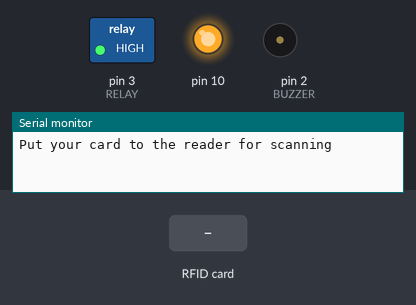
The sketch below on a simulated Arduino Uno, built with avr-gcc and run on an emulated ATmega328P. On the bench: switched loads named in the sketch (green lamp = pin HIGH), output pins drawn as LEDs (lit = HIGH), buzzer (waves = sounding), the last lines printed to the serial monitor. The test bench sets the inputs (shaded band). The board resets itself during the run and starts again.

Above: at 1.2 s.
1.3 s: RFID card E2 2F 3C 1B held to the reader
At 2.8 s:
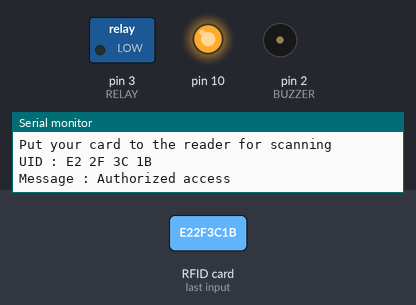
4.3 s: RFID card 5E 7A 19 C4 held to the reader
At 4.9 s:
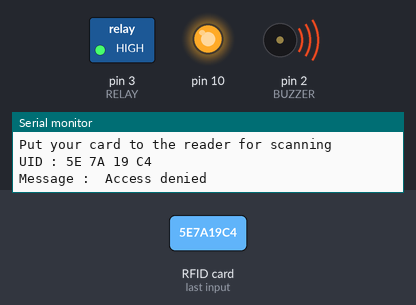
Timing chart, 0 to 7.3 s (numbered marks = the images above; inputs shaded):
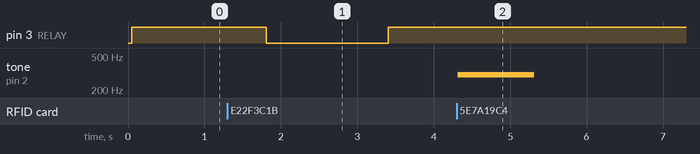

Measured:
- after the input at 1.3 s, pin 3 (RELAY): HIGH → LOW after 0.51 s, → HIGH 1.6 s later
- after the input at 4.3 s, tone on pin 2 (BUZZER): silent → 300 Hz at once, → silent 1.0 s later

The sketch:

file.ino
```cpp
#include <SPI.h>
#include <MFRC522.h>
#include <avr/wdt.h>


#define SS_PIN 5
#define RST_PIN 9
#define RELAY 3
#define BUZZER 2
#define ACCESS_DELAY 2000
#define DENIED_DELAY 1000

MFRC522 mfrc522(SS_PIN, RST_PIN);


void setup() {
  Serial.begin(9600);
  SPI.begin();
  mfrc522.PCD_Init();


  pinMode(RELAY, OUTPUT);
  pinMode(BUZZER, OUTPUT);
  noTone(BUZZER);
  digitalWrite(RELAY, HIGH);
  Serial.println("Put your card to the reader for scanning");
  Serial.println();
}


void loop() {
  if (!mfrc522.PICC_IsNewCardPresent()) {
    return;
  }


  if (!mfrc522.PICC_ReadCardSerial()){
    return;
  }


  Serial.print("UID :");
  String content= "";
  byte letter;

  for (byte i = 0; i < mfrc522.uid.size; i++) {
     Serial.print(mfrc522.uid.uidByte[i] < 0x10 ? " 0" : " ");
     Serial.print(mfrc522.uid.uidByte[i], HEX);
     content.concat(String(mfrc522.uid.uidByte[i] < 0x10 ? " 0" : " "));
     content.concat(String(mfrc522.uid.uidByte[i], HEX));
  }

  Serial.println();
  Serial.print("Message : ");
  content.toUpperCase();

  if (content.substring(1) == "E2 2F 3C 1B"){

    wdt_enable(WDTO_2S);
    Serial.println("Authorized access");
    Serial.println();
    delay(500);
    digitalWrite(RELAY, LOW);
    delay(ACCESS_DELAY);
    digitalWrite(RELAY, HIGH);
    wdt_reset();
    wdt_disable();
  }

          else if (content.substring(1) == "64 34 565 4454") {
           wdt_enable(WDTO_2S);
          Serial.println("Authorized access");
          Serial.println();
          delay(500);
          digitalWrite(RELAY, LOW);
          delay(ACCESS_DELAY);
          digitalWrite(RELAY, HIGH);
          wdt_reset();
          wdt_disable();
          } else {
   wdt_enable(WDTO_2S);
    Serial.println(" Access denied");
    tone(BUZZER, 300);
    delay(DENIED_DELAY);
    noTone(BUZZER);

           wdt_reset();
          wdt_disable();
     }
}
```
